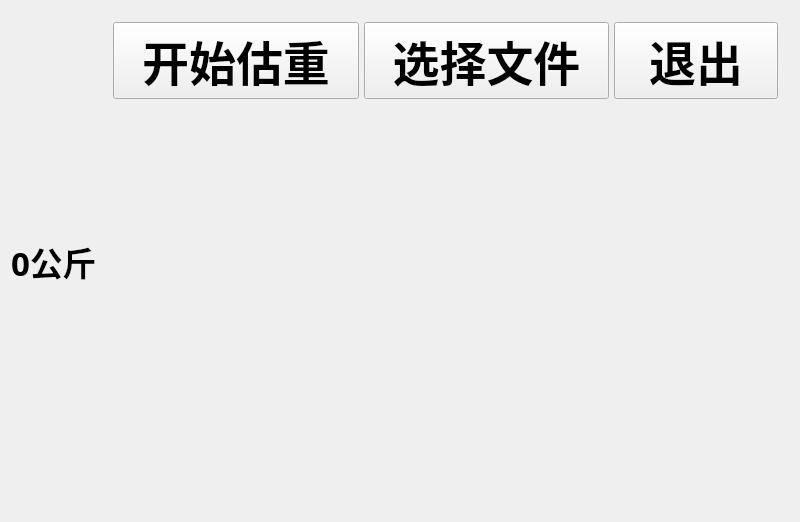
<?xml version="1.0" encoding="UTF-8"?>
<ui version="4.0">
 <class>WeightEstimation</class>
 <widget class="QWidget" name="WeightEstimation">
  <property name="windowModality">
   <enum>Qt::WindowModal</enum>
  </property>
  <property name="geometry">
   <rect>
    <x>0</x>
    <y>0</y>
    <width>800</width>
    <height>522</height>
   </rect>
  </property>
  <property name="windowTitle">
   <string>大北农专项_猪体重估计</string>
  </property>
  <layout class="QHBoxLayout" name="horizontalLayout_2">
   <item>
    <widget class="QLabel" name="label_weight">
     <property name="font">
      <font>
       <family>黑体</family>
       <pointsize>25</pointsize>
       <weight>75</weight>
       <bold>true</bold>
      </font>
     </property>
     <property name="text">
      <string>0公斤</string>
     </property>
     <property name="alignment">
      <set>Qt::AlignCenter</set>
     </property>
     <property name="wordWrap">
      <bool>false</bool>
     </property>
    </widget>
   </item>
   <item>
    <widget class="QWidget" name="widget_2" native="true">
     <property name="sizePolicy">
      <sizepolicy hsizetype="Preferred" vsizetype="Preferred">
       <horstretch>5</horstretch>
       <verstretch>0</verstretch>
      </sizepolicy>
     </property>
     <property name="minimumSize">
      <size>
       <width>100</width>
       <height>0</height>
      </size>
     </property>
     <property name="maximumSize">
      <size>
       <width>16777215</width>
       <height>16777215</height>
      </size>
     </property>
     <layout class="QVBoxLayout" name="verticalLayout" stretch="1,8">
      <item>
       <widget class="QWidget" name="widget_3" native="true">
        <layout class="QHBoxLayout" name="horizontalLayout_4" stretch="3,3,2">
         <property name="spacing">
          <number>5</number>
         </property>
         <property name="leftMargin">
          <number>2</number>
         </property>
         <property name="topMargin">
          <number>2</number>
         </property>
         <property name="rightMargin">
          <number>2</number>
         </property>
         <property name="bottomMargin">
          <number>2</number>
         </property>
         <item>
          <widget class="QPushButton" name="btn_start">
           <property name="sizePolicy">
            <sizepolicy hsizetype="Preferred" vsizetype="Preferred">
             <horstretch>0</horstretch>
             <verstretch>0</verstretch>
            </sizepolicy>
           </property>
           <property name="font">
            <font>
             <family>黑体</family>
             <pointsize>35</pointsize>
             <weight>75</weight>
             <bold>true</bold>
            </font>
           </property>
           <property name="text">
            <string>开始估重</string>
           </property>
          </widget>
         </item>
         <item>
          <widget class="QPushButton" name="btn_select">
           <property name="sizePolicy">
            <sizepolicy hsizetype="Preferred" vsizetype="Preferred">
             <horstretch>0</horstretch>
             <verstretch>0</verstretch>
            </sizepolicy>
           </property>
           <property name="font">
            <font>
             <family>黑体</family>
             <pointsize>35</pointsize>
             <weight>75</weight>
             <bold>true</bold>
            </font>
           </property>
           <property name="text">
            <string>选择文件</string>
           </property>
          </widget>
         </item>
         <item>
          <widget class="QPushButton" name="btn_exit">
           <property name="sizePolicy">
            <sizepolicy hsizetype="Preferred" vsizetype="Preferred">
             <horstretch>0</horstretch>
             <verstretch>0</verstretch>
            </sizepolicy>
           </property>
           <property name="font">
            <font>
             <family>黑体</family>
             <pointsize>35</pointsize>
             <weight>75</weight>
             <bold>true</bold>
            </font>
           </property>
           <property name="text">
            <string>退出</string>
           </property>
          </widget>
         </item>
        </layout>
       </widget>
      </item>
      <item>
       <widget class="QWidget" name="widget_4" native="true">
        <property name="sizePolicy">
         <sizepolicy hsizetype="MinimumExpanding" vsizetype="MinimumExpanding">
          <horstretch>0</horstretch>
          <verstretch>0</verstretch>
         </sizepolicy>
        </property>
        <layout class="QHBoxLayout" name="horizontalLayout">
         <item>
          <widget class="QLabel" name="label_depth">
           <property name="minimumSize">
            <size>
             <width>72</width>
             <height>15</height>
            </size>
           </property>
           <property name="text">
            <string/>
           </property>
           <property name="alignment">
            <set>Qt::AlignCenter</set>
           </property>
          </widget>
         </item>
        </layout>
       </widget>
      </item>
     </layout>
    </widget>
   </item>
  </layout>
 </widget>
 <resources/>
 <connections/>
</ui>
